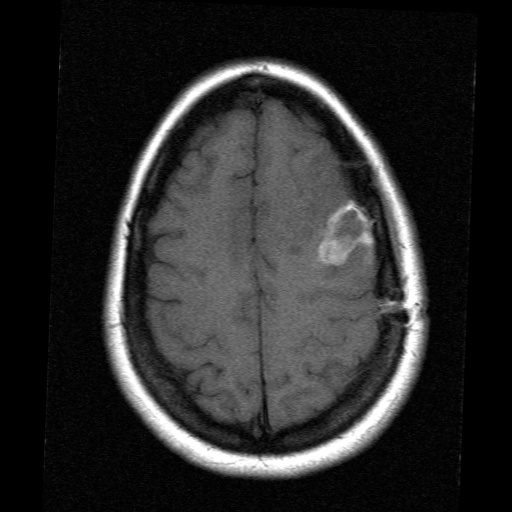
#> input picture Patient Data/p13/mri_registered.jpg, 512 x 512 px, found by its file name
$ jupyter execute medical_image_fusion_dwt_pca.ipynb
#> lines starting #> are read from the running program, lines starting #| are printed output that depends on the picture; after the words box and inside, x2 and y2 are one past the last pixel; in counts of white or black regions, pixels touching at a corner belong together; long printed decimals are rounded
# Medical Image Fusion using DWT and PCA
This notebook demonstrates medical image fusion using Discrete Wavelet Transform (DWT) and Principal Component Analysis (PCA) on real MRI and CT images from the provided dataset.

[cell 1]
# Section 1: Import Required Libraries
import numpy as np
import cv2
import matplotlib.pyplot as plt
from scipy import ndimage
import pywt
from skimage.metrics import structural_similarity as ssim
from skimage.metrics import peak_signal_noise_ratio as psnr
from skimage.metrics import mean_squared_error as mse
import os
from sklearn.decomposition import PCA
import warnings
warnings.filterwarnings('ignore')

[cell 2]
# Section 2: Define MedicalImageFusion Class
class MedicalImageFusion:
    def __init__(self):
        self.wavelet = 'db4'  # Daubechies wavelet
        self.mode = 'symmetric'

    def load_and_preprocess_images(self, mri_path, ct_path):
#> called with mri_path = 'Patient Data/p10/mri_registered.jpg', ct_path = 'Patient Data/p10/ct.jpg'
        mri_img = cv2.imread(mri_path, cv2.IMREAD_GRAYSCALE)
#> mri_img is the input picture: shape (512, 512); min 0, max 255, mean 41.1
        ct_img = cv2.imread(ct_path, cv2.IMREAD_GRAYSCALE)
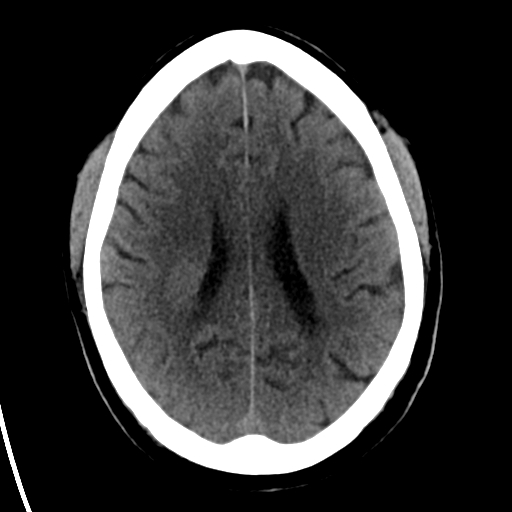
#> input picture Patient Data/p11/ct.jpg, 512 x 512 px, found by its file name
#> ct_img is the input picture: shape (512, 512); min 0, max 255, mean 56.3
        if mri_img is None or ct_img is None:
            raise ValueError("Could not load one or both images. Check file paths.")
        if mri_img.shape != ct_img.shape:
            h = min(mri_img.shape[0], ct_img.shape[0])
            w = min(mri_img.shape[1], ct_img.shape[1])
            mri_img = cv2.resize(mri_img, (w, h))
            ct_img = cv2.resize(ct_img, (w, h))
        # Crop to nearest multiple of 4 for both dimensions
        h, w = mri_img.shape
#> h = 512; w = 512
        h4, w4 = h - (h % 4), w - (w % 4)
#> h4 = 512; w4 = 512
        mri_img = mri_img[:h4, :w4]
        ct_img = ct_img[:h4, :w4]
        mri_img = mri_img.astype(np.float64) / 255.0
        ct_img = ct_img.astype(np.float64) / 255.0
        return mri_img, ct_img
    def dwt_decomposition(self, image):
        coeffs1 = pywt.dwt2(image, self.wavelet, mode=self.mode)
        cA1, (cH1, cV1, cD1) = coeffs1
        coeffs2 = pywt.dwt2(cA1, self.wavelet, mode=self.mode)
        cA2, (cH2, cV2, cD2) = coeffs2
        return {
            'cA2': cA2,
            'cH2': cH2, 'cV2': cV2, 'cD2': cD2,
            'cH1': cH1, 'cV1': cV1, 'cD1': cD1
        }
    def principal_component_averaging(self, coeffs1, coeffs2, block_size=8):
        if coeffs1.shape != coeffs2.shape:
            min_h = min(coeffs1.shape[0], coeffs2.shape[0])
            min_w = min(coeffs1.shape[1], coeffs2.shape[1])
            coeffs1 = coeffs1[:min_h, :min_w]
            coeffs2 = coeffs2[:min_h, :min_w]
        h, w = coeffs1.shape
        fused_coeffs = np.zeros_like(coeffs1)
        for i in range(0, h - block_size + 1, block_size):
            for j in range(0, w - block_size + 1, block_size):
                block1 = coeffs1[i:i+block_size, j:j+block_size]
                block2 = coeffs2[i:i+block_size, j:j+block_size]
                data = np.column_stack([block1.flatten(), block2.flatten()])
                try:
                    pca = PCA(n_components=2)
                    pca_result = pca.fit_transform(data)
                    eigenvals = pca.explained_variance_
                    if len(eigenvals) >= 2:
                        w1 = eigenvals[0] / (eigenvals[0] + eigenvals[1])
                        w2 = eigenvals[1] / (eigenvals[0] + eigenvals[1])
                    else:
                        w1, w2 = 0.5, 0.5
                    fused_block = w1 * block1 + w2 * block2
                except:
                    fused_block = 0.5 * (block1 + block2)
                fused_coeffs[i:i+block_size, j:j+block_size] = fused_block
        if h % block_size != 0 or w % block_size != 0:
            remaining_h = h - (h // block_size) * block_size
            remaining_w = w - (w // block_size) * block_size
            if remaining_h > 0:
                fused_coeffs[-remaining_h:, :] = 0.5 * (
                    coeffs1[-remaining_h:, :] + coeffs2[-remaining_h:, :]
                )
            if remaining_w > 0:
                fused_coeffs[:, -remaining_w:] = 0.5 * (
                    coeffs1[:, -remaining_w:] + coeffs2[:, -remaining_w:]
                )
        return fused_coeffs
    def maximum_selection_fusion(self, coeffs1, coeffs2):
        if coeffs1.shape != coeffs2.shape:
            min_h = min(coeffs1.shape[0], coeffs2.shape[0])
            min_w = min(coeffs1.shape[1], coeffs2.shape[1])
            coeffs1 = coeffs1[:min_h, :min_w]
            coeffs2 = coeffs2[:min_h, :min_w]
        mask = np.abs(coeffs1) >= np.abs(coeffs2)
        fused_coeffs = np.where(mask, coeffs1, coeffs2)
        return fused_coeffs
    def fuse_images(self, mri_img, ct_img):
        mri_coeffs = self.dwt_decomposition(mri_img)
        ct_coeffs = self.dwt_decomposition(ct_img)
        fused_cA2 = self.principal_component_averaging(
            mri_coeffs['cA2'], ct_coeffs['cA2']
        )
        fused_cH2 = self.maximum_selection_fusion(
            mri_coeffs['cH2'], ct_coeffs['cH2']
        )
        fused_cV2 = self.maximum_selection_fusion(
            mri_coeffs['cV2'], ct_coeffs['cV2']
        )
        fused_cD2 = self.maximum_selection_fusion(
            mri_coeffs['cD2'], ct_coeffs['cD2']
        )
        fused_cH1 = self.maximum_selection_fusion(
            mri_coeffs['cH1'], ct_coeffs['cH1']
        )
        fused_cV1 = self.maximum_selection_fusion(
            mri_coeffs['cV1'], ct_coeffs['cV1']
        )
        fused_cD1 = self.maximum_selection_fusion(
            mri_coeffs['cD1'], ct_coeffs['cD1']
        )
        coeffs_level2 = (fused_cA2, (fused_cH2, fused_cV2, fused_cD2))
        reconstructed_cA1 = pywt.idwt2(coeffs_level2, self.wavelet, mode=self.mode)

        # Ensure all level 1 coefficients have the same size
        target_h, target_w = fused_cH1.shape
        if reconstructed_cA1.shape != (target_h, target_w):
            reconstructed_cA1 = cv2.resize(reconstructed_cA1, (target_w, target_h))

        coeffs_level1 = (reconstructed_cA1, (fused_cH1, fused_cV1, fused_cD1))
        fused_image = pywt.idwt2(coeffs_level1, self.wavelet, mode=self.mode)
        fused_image = np.clip(fused_image, 0, 1)

        # Check for NaN or inf values
        if np.any(np.isnan(fused_image)) or np.any(np.isinf(fused_image)):
            print("Warning: Fused image contains NaN or inf values. Using simple averaging fallback.")
            fused_image = 0.5 * (mri_img + ct_img)
            fused_image = np.clip(fused_image, 0, 1)

        return fused_image
    def calculate_metrics(self, img1, img2, fused_img):
        metrics = {}

        # Check for NaN values in input images
        if np.any(np.isnan(img1)) or np.any(np.isnan(img2)) or np.any(np.isnan(fused_img)):
            print("Warning: Input images contain NaN values")
            return {metric: np.nan for metric in ['PSNR', 'SSIM', 'MSE', 'SD', 'SNR', 'Correlation', 'NCC', 'MD', 'NAE']}

        try:
            # MSE
            mse_val = np.mean((img1 - fused_img) ** 2)
            metrics['MSE'] = mse_val

            # PSNR
            if mse_val == 0:
                metrics['PSNR'] = float('inf')
            else:
                metrics['PSNR'] = 20 * np.log10(1.0 / np.sqrt(mse_val))

            # SSIM
            metrics['SSIM'] = ssim(img1, fused_img, data_range=1.0)

            # Standard Deviation
            metrics['SD'] = np.std(fused_img)

            # Signal to Noise Ratio
            signal_power = np.mean(fused_img ** 2)
            if mse_val == 0:
                metrics['SNR'] = float('inf')
            else:
                metrics['SNR'] = 10 * np.log10(signal_power / mse_val) if mse_val > 0 else float('inf')

            # Correlation
            correlation_matrix = np.corrcoef(img1.flatten(), fused_img.flatten())
            metrics['Correlation'] = correlation_matrix[0, 1] if not np.isnan(correlation_matrix[0, 1]) else 0.0

            # Normalized Cross Correlation
            ncc_num = np.sum(img1 * fused_img)
            ncc_den = np.sqrt(np.sum(img1 ** 2) * np.sum(fused_img ** 2))
            metrics['NCC'] = ncc_num / ncc_den if ncc_den != 0 else 0.0

            # Maximum Difference
            metrics['MD'] = np.max(np.abs(img1 - fused_img))

            # Normalized Absolute Error
            nae_num = np.sum(np.abs(img1 - fused_img))
            nae_den = np.sum(np.abs(img1))
            metrics['NAE'] = nae_num / nae_den if nae_den != 0 else 0.0

        except Exception as e:
            print(f"Error calculating metrics: {e}")
            metrics = {metric: np.nan for metric in ['PSNR', 'SSIM', 'MSE', 'SD', 'SNR', 'Correlation', 'NCC', 'MD', 'NAE']}

        return metrics
    def visualize_results(self, mri_img, ct_img, fused_img, metrics):
        plt.figure(figsize=(15, 5))
        plt.subplot(1, 3, 1)
        plt.imshow(mri_img, cmap='gray')
        plt.title('MRI Image')
        plt.axis('off')
        plt.subplot(1, 3, 2)
        plt.imshow(ct_img, cmap='gray')
        plt.title('CT Image')
        plt.axis('off')
        plt.subplot(1, 3, 3)
        plt.imshow(fused_img, cmap='gray')
        plt.title('Fused Image')
        plt.axis('off')
        plt.tight_layout()
        plt.show()
        print("\nFusion Performance Metrics:")
        print("-" * 40)
        for metric, value in metrics.items():
            if isinstance(value, float) and not np.isnan(value):
                if value == float('inf'):
                    print(f"{metric}: inf")
                else:
                    print(f"{metric}: {value:.4f}")
            else:
                print(f"{metric}: {value}")

[cell 3]
# Section 3: List and Select MRI and CT Images from Patient Data Folders
# Set dataset root directory
root_dir = 'Patient Data'

# List patient folders
patient_folders = sorted([f for f in os.listdir(root_dir) if os.path.isdir(os.path.join(root_dir, f)) and not f.startswith('.')])
print('Available patient folders:', patient_folders)

# Select patient (change index as needed)
patient_idx = 0  # Change this index to select a different patient
patient_folder = os.path.join(root_dir, patient_folders[patient_idx])

# Define expected filenames for registered images
mri_filename = 'mri_registered.jpg'
ct_filename = 'ct.jpg'

mri_path = os.path.join(patient_folder, mri_filename)
ct_path = os.path.join(patient_folder, ct_filename)

print('Selected MRI:', mri_path)
print('Selected CT:', ct_path)

# Check if files exist
if not os.path.exists(mri_path):
    print(f"MRI file not found: {mri_path}")
if not os.path.exists(ct_path):
    print(f"CT file not found: {ct_path}")

[cell 4]
# Section 4: Load and Preprocess Selected Images
fusion = MedicalImageFusion()

# Load and preprocess images
mri_img, ct_img = fusion.load_and_preprocess_images(mri_path, ct_path)

print('MRI image shape:', mri_img.shape)
#| MRI image shape: (512, 512)
print('CT image shape:', ct_img.shape)
#| CT image shape: (512, 512)

[cell 5]
# Section 5: Perform Image Fusion
fused_img = fusion.fuse_images(mri_img, ct_img)
#> in dwt_decomposition, `cA2, (cH2, cV2, cD2) = coeffs2`:
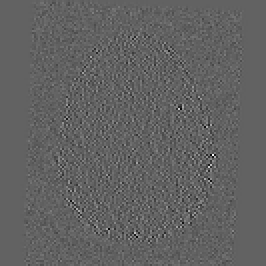
#> cD2: shape (133, 133) float64 (shown 2 times larger); min -0.179, max 0.287, mean 3.43e-05; drawn with min black and max white
#> in fuse_images, `mri_coeffs = self.dwt_decomposition(mri_img)`: mri_coeffs = 7 items
#> in dwt_decomposition (call 2), `cA2, (cH2, cV2, cD2) = coeffs2`:
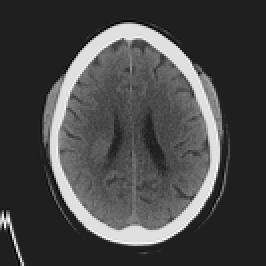
#> cA2: shape (133, 133) float64 (shown 2 times larger); min -0.65, max 4.63, mean 0.823; drawn with min black and max white
#> in dwt_decomposition (call 2), `cA2, (cH2, cV2, cD2) = coeffs2`:
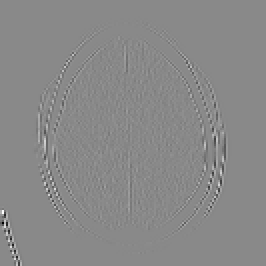
#> cV2: shape (133, 133) float64 (shown 2 times larger); min -1.9, max 1.63, mean -0.000301; drawn with min black and max white
#> in dwt_decomposition (call 2), `cA2, (cH2, cV2, cD2) = coeffs2`:
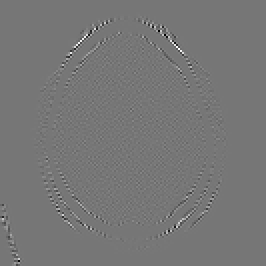
#> cD2: shape (133, 133) float64 (shown 2 times larger); min -0.607, max 0.694, mean 0.000236; drawn with min black and max white
#> after the loop in principal_component_averaging, `for i in range(0, h - block_size + 1, block_size):`:
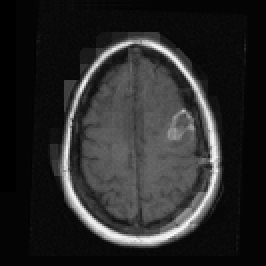
#> fused_coeffs: shape (133, 133) float64 (shown 2 times larger); 4.34% of the values are NaN or infinite; the others: min -0.0827, max 4.27, mean 0.647; drawn with min black, max white, NaN and infinite black
#> in principal_component_averaging, `fused_coeffs[-remaining_h:, :] = 0.5 * ( coeffs1[-remaining_h:, :] + c..`: fused_coeffs: shape (133, 133) float64; 7.64% of pixels changed, all inside (x1, y1, x2, y2) = (0, 0, 121, 133)
#> in maximum_selection_fusion, `mask = np.abs(coeffs1) >= np.abs(coeffs2)`:
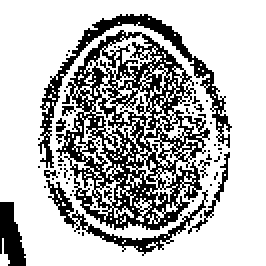
#> mask: shape (133, 133) bool (shown 2 times larger); 72.2% white; black in thin lines or dots, all inside (x1, y1, x2, y2) = (0, 7, 116, 133)
#> in maximum_selection_fusion (call 2), `mask = np.abs(coeffs1) >= np.abs(coeffs2)`: mask: shape (133, 133) bool; 66.5% white; 33 black regions (31 under 20 px), largest, box (x1, y1, x2, y2) and area: (16, 10, 115, 121) 5582, (0, 101, 13, 133) 265
#> in maximum_selection_fusion (call 3), `mask = np.abs(coeffs1) >= np.abs(coeffs2)`: mask: shape (133, 133) bool; 73.9% white; black in thin lines or dots, all inside (x1, y1, x2, y2) = (0, 7, 114, 133)
#> in maximum_selection_fusion (call 4), `mask = np.abs(coeffs1) >= np.abs(coeffs2)`: mask: shape (259, 259) bool; 85.4% white; black in thin lines or dots, all inside (x1, y1, x2, y2) = (0, 13, 226, 259)
#> in maximum_selection_fusion (call 5), `mask = np.abs(coeffs1) >= np.abs(coeffs2)`: mask: shape (259, 259) bool; 69.9% white; black in thin lines or dots, all inside (x1, y1, x2, y2) = (0, 14, 225, 259)
#> in maximum_selection_fusion (call 6), `mask = np.abs(coeffs1) >= np.abs(coeffs2)`:
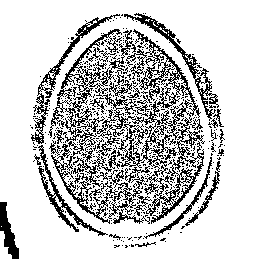
#> mask: shape (259, 259) bool; 78.8% white; black in thin lines or dots, all inside (x1, y1, x2, y2) = (0, 13, 225, 259)
#> in fuse_images, `reconstructed_cA1 = pywt.idwt2(coeffs_level2, self.wavelet, mode=self...`:
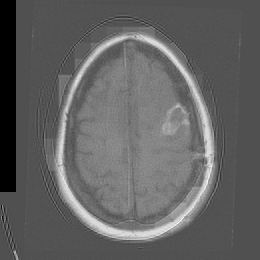
#> reconstructed_cA1: shape (260, 260) float64; 4.54% of the values are NaN or infinite; the others: min -1.16, max 2.54, mean 0.34; drawn with min black, max white, NaN and infinite black
#> in fuse_images, `fused_image = 0.5 * (mri_img + ct_img)`:
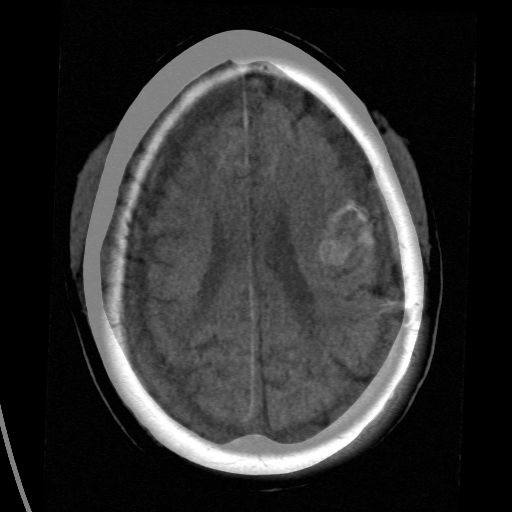
#> fused_image: shape (512, 512) float64; min 0, max 1, mean 0.191
print('Fused image shape:', fused_img.shape)
#| Fused image shape: (512, 512)

[cell 6]
# Section 6: Calculate Fusion Performance Metrics
metrics = fusion.calculate_metrics(mri_img, ct_img, fused_img)
#> in calculate_metrics, `mse_val = np.mean((img1 - fused_img) ** 2)`: mse_val = 0.0212
#> in calculate_metrics, `signal_power = np.mean(fused_img ** 2)`: signal_power = 0.0907
#> in calculate_metrics, `correlation_matrix = np.corrcoef(img1.flatten(), fused_img.flatten())`: correlation_matrix = [[1, 0.808], [0.808, 1]]
#> in calculate_metrics, `ncc_num = np.sum(img1 * fused_img)`: ncc_num = 19213.7
#> in calculate_metrics, `ncc_den = np.sqrt(np.sum(img1 ** 2) * np.sum(fused_img ** 2))`: ncc_den = 21919.4
#> in calculate_metrics, `nae_num = np.sum(np.abs(img1 - fused_img))`: nae_num = 20225.1
#> in calculate_metrics, `nae_den = np.sum(np.abs(img1))`: nae_den = 42251.4
#> metrics = 9 items
print('Fusion metrics:', metrics)
#| Fusion metrics: {'MSE': 0.02119, 'PSNR': 16.738, 'SSIM': 0.7074, 'SD': 0.2329, 'SNR': 6.313, 'Correlation': 0.8076, 'NCC': 0.8766, 'MD': 0.5, 'NAE': 0.4787}

[cell 7]
# Section 7: Visualize Fusion Results
fusion.visualize_results(mri_img, ct_img, fused_img, metrics)
#> the loop in visualize_results, `for metric, value in metrics.items():` made 9 passes
#> (metric, value) on passes 1 to 9: ('MSE', 0.0212), ('PSNR', 16.74), ('SSIM', 0.707), ('SD', 0.233), ('SNR', 6.31), ('Correlation', 0.808), ('NCC', 0.877), ('MD', 0.5), ('NAE', 0.479)
#| MSE: 0.0212
#| PSNR: 16.7381
#| SSIM: 0.7074
#| SD: 0.2329
#| SNR: 6.3132
#| Correlation: 0.8076
#| NCC: 0.8766
#| MD: 0.5000
#> (further printed lines are left out)

[cell 8]
# Section 8: Save Fused Image
save_path = 'fused_image_result.jpg'
cv2.imwrite(save_path, (fused_img * 255).astype(np.uint8))
print(f'Fused image saved as {save_path}')
